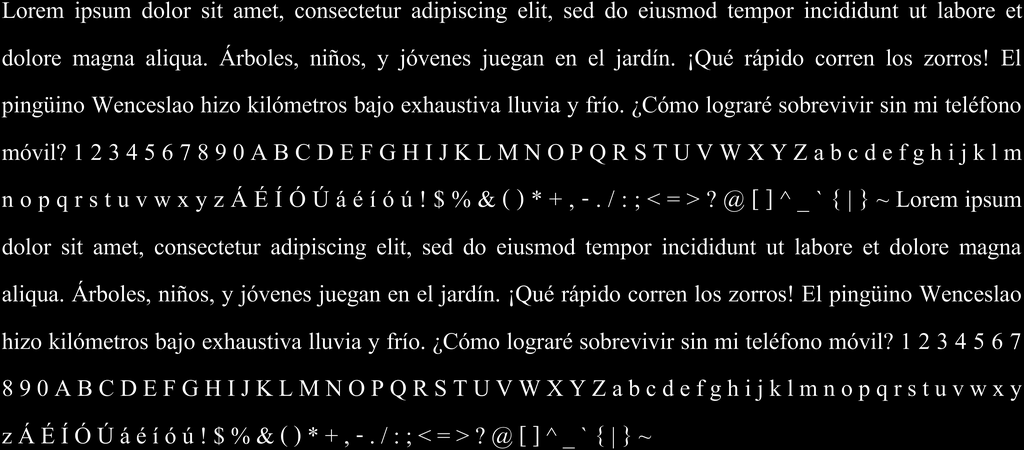
//> input picture Images/TRAINING/AngsanaUPC/Loremfull_Angsanaupc_Regular.png, 1024 x 450 px
$ ./RNA   (built with g++ and OpenCV 4)
//> lines starting //> are read from the running program, lines starting //| are printed output that depends on the picture; after the words box and inside, x2 and y2 are one past the last pixel; in counts of white or black regions, pixels touching at a corner belong together
#include <iostream>
#include <filesystem>
#include <fstream>
using namespace std;

#include <opencv2/highgui.hpp>
#include <opencv2/imgproc.hpp>
#include "opencv2/objdetect.hpp"
#include <opencv2/ml.hpp>
#include <opencv2/opencv.hpp>
using namespace cv::ml;
using namespace cv;
namespace fs = std::filesystem;

// For feature extraction
HOGDescriptor hog
(
    Size(64, 64), // winSize
    Size(16, 16), // blockSize
    Size(4, 4),   // blockStride
    Size(8, 8),   // cellSize
    9,            // nbins
    1,            // derivAper
    -1,           // winSigma
    cv::HOGDescriptor::HistogramNormType::L2Hys, // histogramNormType
    0.2,          // L2HysThresh
    0,            // gammaCorrection
    64,           // nlevels
    1             // signedGradient
);

// EXTRACCION DE CARACTERISTICAS Y GUARDADO EN .CVS
void processImagesAndSaveFeatures();
Mat processImage(const string& imagePath);
void extractTextureFeatures(const Mat& image, vector<float>& features);
void saveToCSV(const string& filename, const vector<vector<float>>& data, const vector<string>& labels);

// Preprocessing
void CreateDeskewedTrainAndTestImageSets (vector <Mat> & deskewedTrainImages, vector <Mat> & deskewedTestImages, vector <Mat> & trainImages, vector <Mat> & testImages);
Mat deskew (Mat & img);
void CreateTrainAndTestHOGs (vector <vector <float>> & trainHOG, vector <vector <float>> & testHOG, vector <Mat> & deskewedtrainImages, vector <Mat> & deskewedtestImages);

// Feature matrices
int syFeatureMatricesForTestAndTrain (vector <Mat> & trainImages, vector <Mat> & testImages, vector <int> & trainLabels, vector <int> & testLabels, Mat & trainMat, Mat & testMat, Mat & trainLabelsMat, Mat & testLabelsMat);
void ConvertVectorToMatrix (vector <vector <float>> & trainHOG, vector <vector <float>> & testHOG, Mat & trainMat, Mat & testMat);

// Multilayer perceptron
void ANN_train_test (int nclasses, const Mat & train_data, const Mat & trainLabelsMat, const Mat & test_data, const Mat & testLabelsMat, Mat & confusion);
Ptr <ml::ANN_MLP> syANN_MLP_CreateBasic (int nFeatures, int nClasses);
int syANN_MLP_CreateBasic (Ptr <ml::ANN_MLP> & ann,int nFeatures, int nClasses);
int syANN_MLP_Train (Ptr <ml::ANN_MLP> & ann, Mat & train_data, Mat & trainLabelsMat, int nClasses);
int syANN_MLP_TrainAndSave( Ptr <ml::ANN_MLP> & ann, Mat & train_data, Mat & trainLabelsMat, int nClasses, char * filename_ANNmodel);
int syANN_MLP_Test (Ptr <ml::ANN_MLP> & ann, Mat & test_data, Mat & testLabelsMat, int nClasses);
int syANN_MLP_Test_Single (string filename, Ptr <ml::ANN_MLP> & annTRAINED);

// Global variable
// Corresponds to the size of sub-images
int SZ = 20;

int main(void)
{
    // CASE 1 VARIABLES:
    char overwrite;
    string pathName = " ";
    vector <Mat> trainImages;
    vector <Mat> testImages;
    vector <int> trainLabels;
    vector <int> testLabels;

    // CASE 2 VARIABLES:
    Mat trainMat, testMat, trainLabelsMat, testLabelsMat;

    // CASE 3 VARIABLES:
    int nFeatures = 0;
    int nClasses = 0;
    Ptr <ml::ANN_MLP> ann;
    char* filename_ANNmodel{};

    // CASE 4 VARIABLES:
    Ptr<ANN_MLP> annTRAINED;

    // CASE 5 VARIABLES:
    string filename = " ";
    int label = 0;
    string file2 = " ";
    string file3 = " ";
    Mat testImage;

    char opcion = ' ';

    do
    {
        cout << "------------------------------------------------------" << endl;
        cout << "IA PRACTICE | ANN MLP RECOGNIZER OF FONT TYPES IN TEXTS. \n" << endl;

        cout << "ESTE PROGRAMA PUEDE REALIZAR LAS SIGUIENTES TAREAS:" << endl;
        cout << "\t 1. EXTRAER LAS CARACTERISTICAS Y GUARDAR EN UN ARCHIVO .CVS" << endl;
        cout << "\t 2. CARGAR EL ARCHIVO .CVS PARA SEPARAR LAS MATRICES DE ENTRENAMIENTO Y PRUEBA" << endl;
        cout << "\t 3. ENTRENAR LA ANN MLP CON LAS MATRICES CARGADAS EN EL SISTEMA Y GUARDAR EL MODELO" << endl;
        cout << "\t 4. CARGAR MODELO ENTRENADO" << endl;
        cout << "\t 5. PROBAR EL MODELO CON LA MATRIZ DE ENTRENAMIENTO Y GENERAR UNA MATRIZ DE CONFUSION" << endl;
        cout << "\t 6. PROBAR EL MODELO CON UNA IMAGEN" << endl;
        cout << "\nINGRESE CUALQUIER TECLA PARA SALIR" << endl;

        cout << "OPCION: ";
        cin >> opcion;
//> the answer given: 1

        switch (opcion) {
            case '1':
                cout << "------------------------------------------------------" << endl;

                // Revisar si existe en la carpeta raiz el archivo font_features.csv
				if (fs::exists("font_features.csv")) {
					cout << "EL ARCHIVO font_features.csv YA EXISTE EN LA CARPETA RAIZ." << endl;
					cout << "緿ESEA SOBREESCRIBIRLO? (S/N): ";
					cin >> overwrite;

					if (overwrite == 'S' || overwrite == 's') {
						processImagesAndSaveFeatures();
					}
				}
				else {
					processImagesAndSaveFeatures();
				}

                system("pause");
                break;

            case '2':
                cout << "------------------------------------------------------" << endl;
				// Revisar si existe en la carpeta raiz el archivo font_features.csv, si no existe recomendar la opcion 1 para crearlo

                if (!fs::exists("font_features.csv")) {
					cout << "EL ARCHIVO font_features.csv NO EXISTE EN LA CARPETA RAIZ." << endl;
					cout << "POR FAVOR EJECUTE LA OPCION 1 PARA CREARLO." << endl;
					system("pause");
					break;
				}


                /*syFeatureMatricesForTestAndTrain(trainImages, testImages, trainLabels, testLabels, trainMat, testMat, trainLabelsMat, testLabelsMat);

                cout << "\nDESCRIPTOR SIZE : " << trainMat.cols << endl;
                cout << "\nWARNING: ALL MATRIX SIZES ARE GIVEN IN A [ COLUMNS X ROWS ] FORMAT:\n" << endl;
                cout << "TRAINING MAT SIZE: " << trainMat.size() << "\n";
                cout << "TESTING  MAT SIZE: " << testMat.size() << "\n\n";
                cout << "TRAIN LABELS MAT SIZE: " << trainLabelsMat.size() << "\n";
                cout << "TEST LABELS MAT SIZE: " << testLabelsMat.size() << "\n\n";*/
                break;

            case '3':
                cout << "------------------------------------------------------" << endl;
                nFeatures = trainMat.cols;
                nClasses = 10;
                cout << "\n\nTHE NUMBER OF DIFFERENT CLASSES IS " << nClasses << "\n\n";

                syANN_MLP_CreateBasic(ann,nFeatures,nClasses);

                // Filename for saving/loading trained models
                filename_ANNmodel = (char*)"ANNdigitsClassifierModel.yml";

                // Train and save the model
                syANN_MLP_TrainAndSave(ann,trainMat,trainLabelsMat,nClasses,filename_ANNmodel);
                break;

            case '4':
                cout << "------------------------------------------------------" << endl;
                cout << "\n\nLOADING A TRAINED MODEL FROM FILE.\n\n";
                // Now, we can load the saved model
                filename_ANNmodel = (char*)"ANNdigitsClassifierModel.yml";
                annTRAINED = cv::ml::ANN_MLP::load(filename_ANNmodel);
                break;

            case '5':
                // and perform the test
                syANN_MLP_Test(annTRAINED, testMat, testLabelsMat, nClasses);
                break;

            case '6':
                cout << "------------------------------------------------------" << endl;
                cout << "\n\nPERFORMING A SINGLE-IMAGE TEST\n\n";

                filename = "../images/digit_recognition/testB.jpg";
                label = syANN_MLP_Test_Single(filename,annTRAINED);
                cout << "\nPREDICTED CLASS FOR \"" << filename << "\" IS: " << label << endl;

                file2 = "../images/digit_recognition/testD.jpg";
                cout << "\nPREDICTED CLASS FOR \"" << file2 << "\" IS: " << syANN_MLP_Test_Single(file2, annTRAINED) << endl;

                file3 =  "../images/digit_recognition/download.png";
                testImage = imread(file3, IMREAD_GRAYSCALE);
                cout << "\nPREDICTED CLASS FOR \"" << file3 << "\" IS: " << syANN_MLP_Test_Single(file3, annTRAINED) << endl;
                break;

            default:
                return 0;
        }
    } while (1);

   //// PART A: LOAD THE SAMPLES
   //// The goal is split the mosaic and conform the vectors trainImages, testImages, trainLabels, testLabels

   // string pathName = "../images/digit_recognition/digits.png";
   // vector <Mat> trainImages;
   // vector <Mat> testImages;
   // vector <int> trainLabels;
   // vector <int> testLabels;
   // loadImagesAndLabelsForTrainAndTest (pathName, trainImages, testImages, trainLabels, testLabels);

   // cout << "Train labels in an int array of size: " << trainLabels.size () << "\n";
   // cout << "Test labels in an int array of size: " << testLabels.size () << "\n\n";

   //// PART B: FEATURE EXTRACTION
   //// The goal is to conform four matrices     [ columns   x    rows       ]:
   //// trainMat:       float-type image of size [ nFeatures x nTrainSamples ]
   //// testMat:        float-type image of size [ nFeatures x nTestSamples  ]
   //// trainLabelsMat: uchar-type image of size [     1     x nTrainSamples ]
   //// testLabelsMat:  uchar-type image of size [     1     x nTestSamples  ]

   // Mat trainMat, testMat, trainLabelsMat, testLabelsMat;
   // syFeatureMatricesForTestAndTrain (trainImages, testImages, trainLabels, testLabels, trainMat, testMat, trainLabelsMat, testLabelsMat);

   // cout << "Descriptor Size : " << trainMat.cols << endl;
   // cout << "\n\nWARNING: All matrix sizes are given in a [ columns x rows ] format:\n\n";
   // cout << "Training Mat size: " << trainMat.size () << "\n";
   // cout << "Testing  Mat size: " << testMat.size () << "\n\n";
   // cout << "Train labels Mat size: " << trainLabelsMat.size () << "\n";
   // cout << "Test labels Mat size: " << testLabelsMat.size () << "\n\n\n";

   //// PART C: TRAINING A CLASSSIFIER
   //// The goal is to create/train/save an ANN specifically a Multilayer Perceptron

   // // ANN creation
   // int nFeatures = trainMat.cols;
   // int nClasses = 10;
   // cout << "\n\nThe number of different classes is " << nClasses << "\n\n";

   // Ptr <ml::ANN_MLP> ann;
   // syANN_MLP_CreateBasic (ann,nFeatures,nClasses);

   // // ANN training (the model is saved)

   // // Filename for saving/loading trained models
   // char *filename_ANNmodel = "ANNdigitsClassifierModel.yml";
   // // Train and save the model
   // syANN_MLP_TrainAndSave(ann,trainMat,trainLabelsMat,nClasses,filename_ANNmodel);

   // // PART D: THE TEST (USING A PRE-TRAINED MODEL)
   // cout << "\n\nLoading a trained model from file.\n\n";
   // // Now, we can load the saved model
   // Ptr <ANN_MLP> annTRAINED = cv::ml::ANN_MLP::load (filename_ANNmodel);
   // // and perform the test
   // syANN_MLP_Test (annTRAINED, testMat, testLabelsMat, nClasses);

   // // PART E: SINGLE-IMAGE TEST
   // // classifying the featues of an image under test
   // cout << "\n\nPerforming a single-image test\n\n";

   // string filename = "../images/digit_recognition/testB.jpg";
   // int label = syANN_MLP_Test_Single(filename,annTRAINED);
   // cout << "\nPredicted class for \"" << filename << "\" is: " << label << endl;

   // string file2 = "../images/digit_recognition/testD.jpg";
   // cout << "\nPredicted class for \"" << file2 << "\" is: " << syANN_MLP_Test_Single (file2, annTRAINED) << endl;

   // string file3 =  "../images/digit_recognition/download.png";
   // Mat testImage = imread (file3, IMREAD_GRAYSCALE);
   // cout << "\nPredicted class for \"" << file3 << "\" is: " << syANN_MLP_Test_Single (file3, annTRAINED) << endl;

    return 0;
}

// [22 lines left out: function syANN_MLP_Test_Single, not called in this run]

// LOAD SAMPLES
Mat processImage(const string& imagePath) {
    Mat image = imread(imagePath, cv::IMREAD_COLOR);
//> image is the input picture: 450 rows x 1024 cols, CV_8UC3; min 0, max 255, mean 18
    if (image.empty()) {
        cerr << "Error: No se puede abrir la imagen " << imagePath << endl;
        return Mat();
    }

    // Convertir a escala de grises
    Mat imgGray;
    cvtColor(image, imgGray, cv::COLOR_BGR2GRAY);

    // Invertir la imagen (pasar a negativo)
    Mat imgNegative;
    bitwise_not(imgGray, imgNegative);
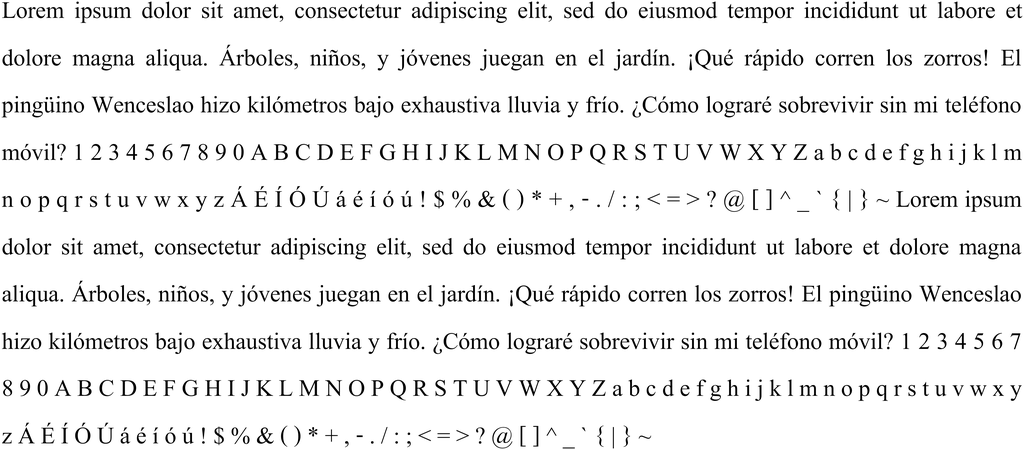
//> imgNegative: 450 rows x 1024 cols, CV_8UC1; min 0, max 255, mean 237

    // Encontrar contornos
    vector<vector<Point>> contours;
    findContours(imgNegative, contours, RETR_EXTERNAL, CHAIN_APPROX_SIMPLE);
//> contours = 1 contour; box (x1, y1, x2, y2) and area: (0, 0, 1024, 450) 459327

    // Encontrar el contorno m醩 grande y crear un rect醤gulo alrededor de 閘
    Rect boundingRect;
    if (!contours.empty()) {
        boundingRect = cv::boundingRect(contours[0]);
//> boundingRect = Rect(0, 0, 1024, 450)
        for (size_t i = 1; i < contours.size(); i++) {
            boundingRect |= cv::boundingRect(contours[i]);
        }
//> this loop made 0 passes
    }

    // Recortar la imagen al rect醤gulo encontrado
    Mat croppedImage = imgNegative(boundingRect);

    return croppedImage;
}

// [308 lines left out: functions loadImagesAndLabelsForTrainAndTest, syFeatureMatricesForTestAndTrain, CreateDeskewedTrainAndTestImageSets, deskew, CreateTrainAndTestHOGs, ConvertVectorToMatrix and 6 more, not called in this run]

void extractTextureFeatures(const Mat& image, vector<float>& features) {
    Size winSize = hog.winSize;
    for (int y = 0; y < image.rows; y += winSize.height) {
        for (int x = 0; x < image.cols; x += winSize.width) {
            Rect blockRect(x, y, winSize.width, winSize.height);
            if (x + winSize.width <= image.cols && y + winSize.height <= image.rows) {
                Mat block = image(blockRect);
                vector<float> hogFeatures;
                vector<Point> locations;
                hog.compute(block, hogFeatures, Size(8, 8), Size(0, 0), locations);
                features.insert(features.end(), hogFeatures.begin(), hogFeatures.end());
            }
        }
    }
//> after the loop, features = 681408 items
}

void saveToCSV(const string& filename, const vector<vector<float>>& data, const vector<string>& labels) {
    ofstream file(filename);

    if (!file.is_open()) {
        cerr << "Error: No se puede abrir el archivo " << filename << endl;
        return;
    }

    // Escribir datos
    for (size_t i = 0; i < data.size(); ++i) {
        file << labels[i] << ",";
        for (size_t j = 0; j < data[i].size(); ++j) {
            file << data[i][j];
            if (j < data[i].size() - 1) {
                file << ",";
            }
        }
        file << "\n";
    }

    file.close();
    cout << "Datos guardados en " << filename << endl;
}


void processImagesAndSaveFeatures() {
    string basePath = "./images/TRAINING";
    vector<vector<float>> allFeatures;
    vector<string> labels;

    for (const auto& entry : fs::directory_iterator(basePath)) {
        if (fs::is_directory(entry)) {
            string fontName = entry.path().filename().string();  // Nombre de la fuente (subcarpeta)
            vector<float> accumulatedFeatures;  // Vector para acumular caracter韘ticas

            for (const auto& imgFile : fs::directory_iterator(entry.path())) {
                cout << "Procesando imagen: " << imgFile.path().string() << endl;
                Mat img = processImage(imgFile.path().string());
                if (!img.empty()) {
                    vector<float> features;
                    extractTextureFeatures(img, features);
//> features = 681408 items
                    accumulatedFeatures.insert(accumulatedFeatures.end(), features.begin(), features.end());
//> accumulatedFeatures = 681408 items
                }
            }

            allFeatures.push_back(accumulatedFeatures);
//> allFeatures = 1 item
            labels.push_back(fontName);
        }
    }

    // Guarda las caracter韘ticas en un archivo CSV
    saveToCSV("font_features.csv", allFeatures, labels);

    cout << "Extraccion y guardado de caracteristicas completado." << endl;
}
